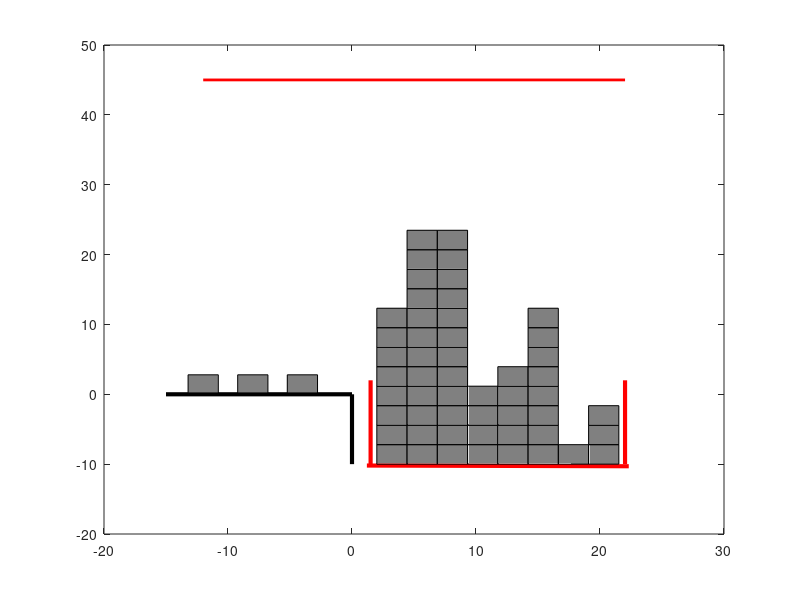

Reproduce this figure in MATLAB.
function plot_crane()

container_vector = [8, 12, 12, 4, 5, 8, 1, 3];

x_edge = 2;
y_edge = 2;
container_size_x = 2.44;
container_size_y = 2.79;
y_ini = 4;
y_platform = 0;
y_ship_bottom = -10;
y_safe = 2;
y_t0 = 45;
distancia_carriles = 1;

x_ini = 0;
y_fin = 0;

barco_extremo_der = length(container_vector) * container_size_x + x_edge + 0.5;

% Viga horizontal
Yvigah = [y_t0, y_t0];
Xvigah = [-12 barco_extremo_der];

figure(1)
plot(Xvigah, Yvigah,'r','linewidth', 2)
hold on
%  Muelle

Xmuelleh = [-15, 0];
Ymuelleh = [0, 0];
Xmuellev = [0, 0];
Ymuellev = [0, y_ship_bottom];

plot(Xmuelleh, Ymuelleh, 'k','linewidth', 3)
plot(Xmuellev, Ymuellev, 'k','linewidth', 3)

% Barco

Ybarco_izq = [y_edge, y_ship_bottom];
Xbarco_izq = [x_edge - 0.5 , x_edge - 0.5];

Ybarco_abajo = [y_ship_bottom - 0.2, y_ship_bottom - 0.3];
Xbarco_abajo = [x_edge - 0.8, barco_extremo_der + 0.3];



Ybarco_der = [y_edge, y_ship_bottom];
Xbarco_der = [barco_extremo_der, barco_extremo_der ];

plot(Xbarco_izq, Ybarco_izq, 'r','linewidth', 3)
plot(Xbarco_abajo, Ybarco_abajo, 'r','linewidth', 3)
plot(Xbarco_der, Ybarco_der, 'r','linewidth', 3)


position_vector = zeros(length(container_vector));
for i = 1:length(container_vector)
    position_vector(i) = i;
end

x_positions = position_vector * container_size_x - container_size_x + x_edge ;

for i = 1:length(container_vector)
    center_container_y = 0 + y_ship_bottom;
    for j = 1:container_vector(i)
        
        rectangle('Position', [x_positions(i),center_container_y, container_size_x, container_size_y], 'FaceColor',[0.5 0.5 0.5], 'EdgeColor','k','LineWidth',0.3)
        center_container_y = center_container_y + container_size_y;
    end
end

distancia_carriles = 4;
container_vector2 = [1, 1, 1];
x_positions2 = [0 0 0];
x_positions2(1) = -3 * distancia_carriles - container_size_x/2;
x_positions2(2) = -2 * distancia_carriles - container_size_x/2;
x_positions2(3) = -1 * distancia_carriles - container_size_x/2;



for i = 1:length(container_vector2 )
    center_container_y = 0;
    for j = 1:container_vector2(i)
        
        rectangle('Position', [x_positions2(i),center_container_y, container_size_x, container_size_y], 'FaceColor',[0.5 0.5 0.5], 'EdgeColor','k','LineWidth',0.3)
        center_container_y = center_container_y + container_size_y;
    end
end
end